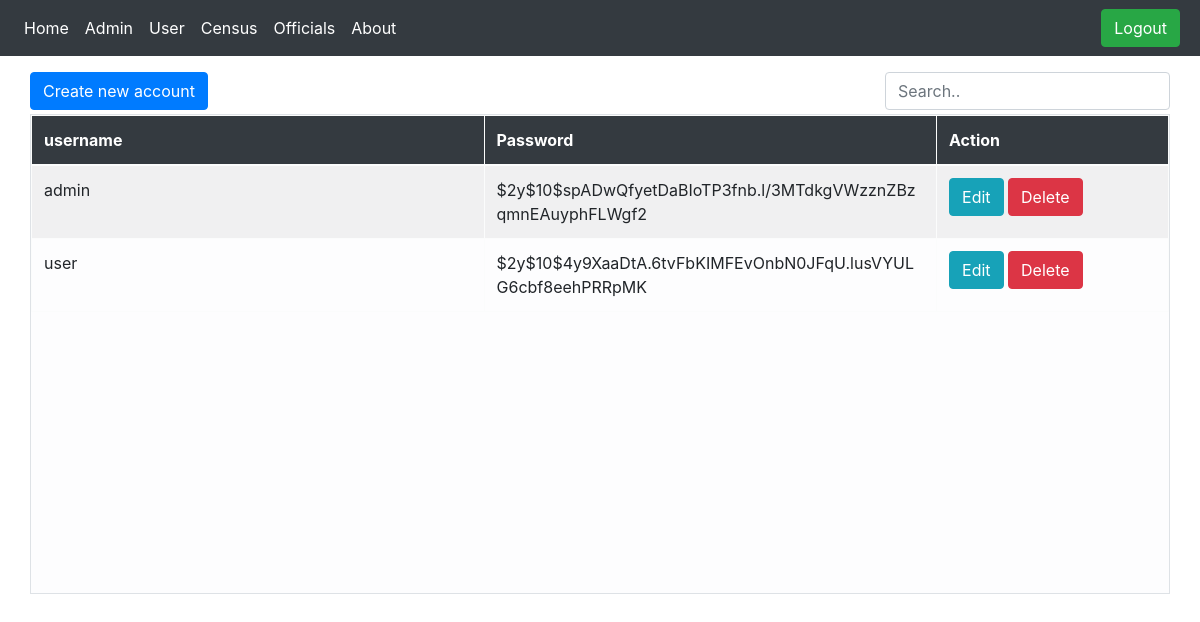
/admin/admin_setting.php (signed in), run on the app's committed database.
### tables this page shows
CREATE TABLE `users` (
  `id` int(11) NOT NULL,
  `username` varchar(255) NOT NULL,
  `password` varchar(255) NOT NULL,
  `usertype` varchar(255) NOT NULL
);

### admin/admin_setting.php (the view, shortened to what this page needs)
<?php
require_once '../includes/admin/HF/header.php';
?>
<div class="container">
    <?php
    $mysqli = new mysqli('localhost', 'root', '', 'brgydb') or die(mysqli_error($mysqli));
    $result = $mysqli->query("SELECT * FROM users") or die($mysqli->error);
    ?>
    <div class="row justify-content-center">
        <div class="d-flex justify-content-between w-100">
            <button type="submit" class="btn btn-primary createbtn mt-3 mb-1" name="create">Create new account</button>
            <input class="form-control w-25 mt-3 mb-1" id="admin-search" type="text" placeholder="Search..">
        </div>
        <table class="table table-responsive table-light table-striped table-bordered" style="overflow:scroll; height:60vh; word-break: break-all;   overflow-x: hidden;">
            <thread>
                <tr class="bg-dark text-white">
                    <th style="width:10%">username</th>
                    <th style="width:10%">Password</th>
                    <th colspan="2" style="width:5%">Action</th>
                </tr>
            </thread>
            <tbody id="adminTable">
                <?php
                while ($row = $result->fetch_assoc()) :
                ?>
                    <?php
                    $type = $row['usertype'];
                    if ($type == 'admin') :
                    ?>
                        <tr>
                            <td><?php echo $row['username']; ?></td>
                            <td><?php echo $row['password']; ?></td>
                            <td>
                                <button type="button" class="btn btn-info editbtn">Edit</button>
                                <a href="admin_setting.php?delete=<?php echo $row['id']; ?>" class="btn btn-danger">Delete</a>
                            </td>
                        </tr>
                    <?php endif ?>
                <?php endwhile; ?>
            </tbody>
        </table>
    </div>
</div>
</body>
</html>

### data on the page
users: username "admin", password "$2y$10$spADwQfyetDaBIoTP3fnb.l/3MTdkgVWzznZBzqmnEAuyphFLWgf2"
users: username "user", password "$2y$10$4y9XaaDtA.6tvFbKIMFEvOnbN0JFqU.lusVYULG6cbf8eehPRRpMK"
